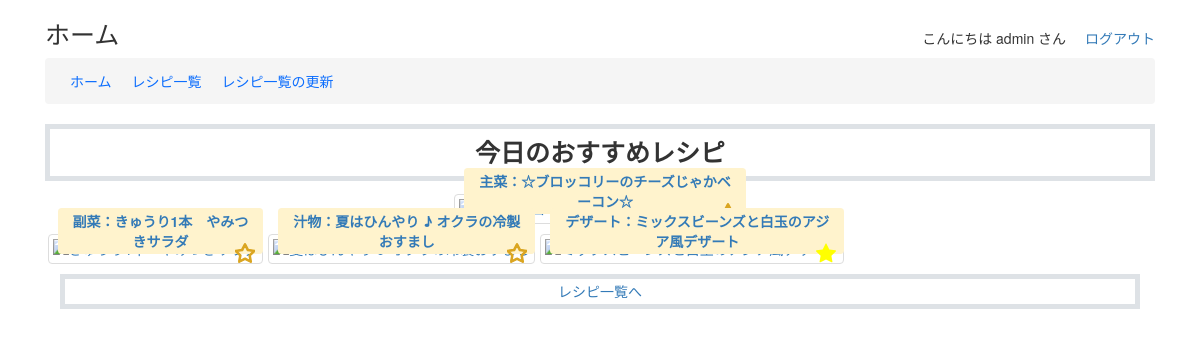
Page /recipe_app/ (signed in) on the committed database.
### recipe_app/models.py (models this page shows, shortened)
class CustomUser(AbstractUser):
    pass

class Recipe(models.Model):
    name = models.CharField(max_length=200)
    url = models.URLField(max_length=300)
    cooking_category = models.ForeignKey(CookingCategory, on_delete=models.CASCADE)
    img = models.ImageField(upload_to='images/', null=True, blank=True)
    author = models.ForeignKey(Author, on_delete=models.CASCADE)
    servings = models.CharField(max_length=200, null=True, blank=True)
    memo = models.TextField(null=True, blank=True)

### recipe_app/views.py (the view)
# urls.py: path("", index, name="index"),
@login_required
def index(request):
    params = {
        'title': 'ホーム'
    }
    recipe_get_count = 1
    recipe_list = get_recipe(request, params, get_count=recipe_get_count)
    for key in COOKING_CATEGORY_LIST.keys():
        if key not in recipe_list:
            continue
        record = random.choice(recipe_list[key])
        params[key] = record
    return render(request, 'recipe_app/index.html', params)

### recipe_app/get_recipe.py (called while the page is built)
def get_recipe(request, params, get_count):
    user = request.user
    for key, value in COOKING_CATEGORY_LIST.items():
        records = []
        recipe_list = []
        cooking_category = CookingCategory.objects.get(name=value)
        records = list(Recipe.objects.filter(cooking_category=cooking_category, id__in=Favorite.objects.filter(custom_user=user).values_list('recipe_id', flat=True)).order_by('?')[:get_count])
        if not records:
            continue
        for record in records:
            is_favorite = Favorite.objects.filter(custom_user=user, recipe=record, favorite_flg=True).exists()
            recipe_list.append({
                "recipe": record,
                "is_favorite": is_favorite
            })
        params[key] = recipe_list
    return params

### recipe_app/templates/recipe_app/index.html (shortened to what this page needs)
{% load static %}
<!DOCTYPE html>
<html lang="ja">
<head>
    {% include "recipe_app/head.html" %}
</head>
<body class="container">
    {% include "recipe_app/header.html" %}
    <h1 class="border border-5 p-3 mt-0 fs-1 fw-bold">今日のおすすめレシピ</h1>
    <div class="mx-auto text-cente img-max-height-50vh">
        <div class="image-container mt-1">
            {% if main %}
            <a href="{% url 'recipe_detail' recipe_id=main.recipe.id %}">
                <p class="image-label bg-warning-subtle rounded fw-bold">主菜：{{ main.recipe.name }}</p>
            </a>
                {% include "recipe_app/favorite_button.html" with item_id=main.recipe.id is_favorite=main.is_favorite %}
            {% else %}
            <p class="img-thumbnail mx-5 px-3">※「主菜」レシピの登録なし</p>
            {% endif %}
        </div>
    </div>
    <div class="mx-auto mt-3 {% if sub or soup or desert %}d-md-flex{% endif %} justify-content-cente img-max-height-80vh">
        <div class="image-container mx-1">
            {% if sub %}
            <a href="{% url 'recipe_detail' recipe_id=sub.recipe.id %}">
                <p class="image-label bg-warning-subtle rounded fw-bold">副菜：{{ sub.recipe.name }}</p>
            </a>
            {% include "recipe_app/favorite_button.html" with item_id=sub.recipe.id is_favorite=sub.is_favorite %}
            {% else %}
            <p class="img-thumbnail mx-5 px-3">※「副菜」レシピの登録なし</p>
            {% endif %}
        </div>
        <div class="image-container mx-1">
            {% if soup %}
            <a href="{% url 'recipe_detail' recipe_id=soup.recipe.id %}">
                <p class="image-label bg-warning-subtle rounded fw-bold">汁物：{{ soup.recipe.name }}</p>
            </a>
            {% include "recipe_app/favorite_button.html" with item_id=soup.recipe.id is_favorite=soup.is_favorite %}
            {% else %}
            <p class="img-thumbnail mx-5 px-3">※「汁物」レシピの登録なし</p>
            {% endif %}
        </div>
        <div class="image-container mx-1">
            {% if desert %}
            <a href="{% url 'recipe_detail' recipe_id=desert.recipe.id %}">
                <p class="image-label bg-warning-subtle rounded fw-bold">デザート：{{ desert.recipe.name }}</p>
            </a>
            {% include "recipe_app/favorite_button.html" with item_id=desert.recipe.id is_favorite=desert.is_favorite %}
            {% else %}
            <p class="img-thumbnail mx-5 px-3">※「デザート」レシピの登録なし</p>
            {% endif %}
        </div>
    </div>
    <div class="mx-auto mt-3 text-center">
        <div class="d-inline-block container-fluid">
            <a href="{% url 'recipe_list' %}">
                <p class="border border-5 p-1 px-2">レシピ一覧へ</p>
            </a>
        </div>
    </div>
</body>
</html>

### recipe_app/templates/recipe_app/header.html
<header class="bg-white sticky-top">
    <div class="d-flex justify-content-between">
        <h1 class="fs-1">{{ title }}</h1>
        <div class="align-content-end mb-3">
            <span>こんにちは {{ user.username }} さん</span>
            <a class="ms-4" href="{% url 'logout' %}">ログアウト</a>
        </div>
    </div>
    <nav class="nav breadcrumb">
        <a class="nav-link" href="{% url 'index' %}">ホーム</a>
        <a class="nav-link" href="{% url 'recipe_list' %}">レシピ一覧</a>
        <a class="nav-link" href="{% url 'scraping' %}">レシピ一覧の更新</a>
    </nav>
</header>

### recipe_app/static/recipe_app/css/style.css (style rules this page uses)
h1, div { text-align: center; }
.image-container { display: inline-block; position: relative; }
.image-label { position: absolute; bottom: 0; margin-left: 10px; margin-bottom: 10px; font-weight: 500; background-color: white; padding: 3px 10px; }

### rows in the picture
CustomUser: username "admin"
Recipe: recipe.name "☆ブロッコリーのチーズじゃかベーコン☆"
Recipe: recipe.name "きゅうり1本 やみつきサラダ"
Recipe: recipe.name "夏はひんやり ♪ オクラの冷製おすまし"
Recipe: recipe.name "ミックスビーンズと白玉のアジア風デザート"

### other values in the picture
{{ title }} "ホーム"
